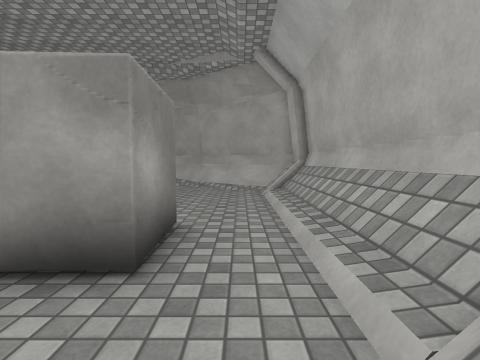
View 1 (above)

17 first-person views from a walk through a Unity game level. The camera is 1.2 m above the floor, tilts 4° down and sees 85° across. Doors are open. The floor is counted in squares, 1 m on a side. Each view is taken from the middle of a square. On the plan, view 1 faces up. The plan holds only what a view shows up to about 12 squares ahead; the rest is blank. The place goes on beyond the plan. The player character is not drawn. Surface patterns are stand-ins for the level's own textures.

View 2
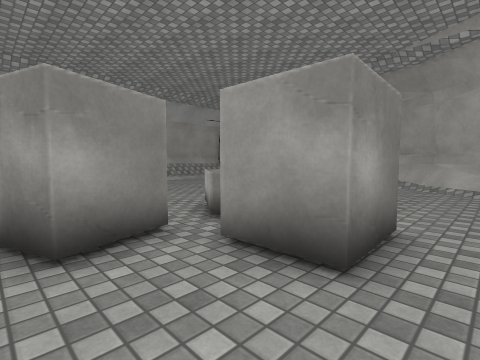

View 3
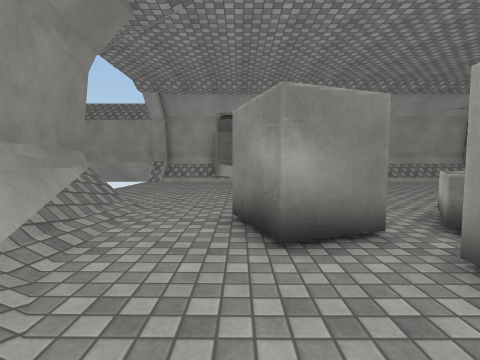

View 4
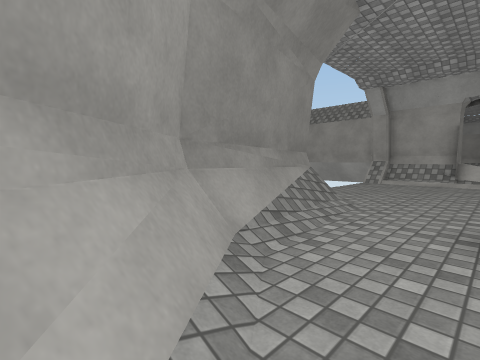

View 5
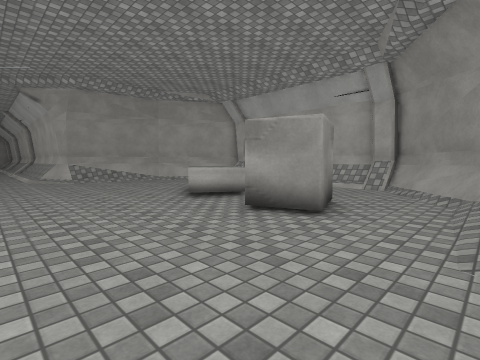

View 6
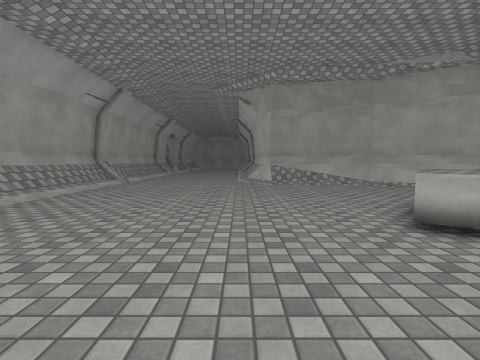

View 7
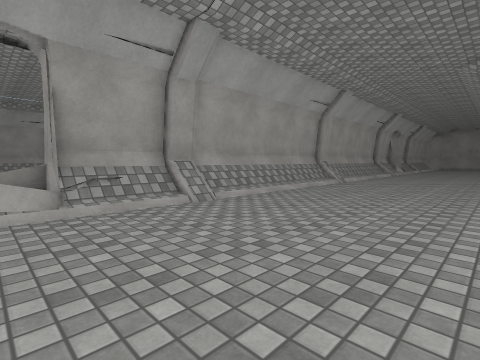

View 8
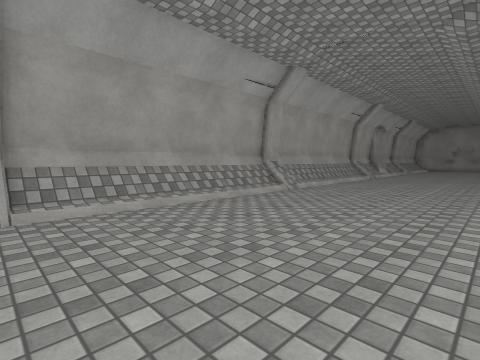

View 9
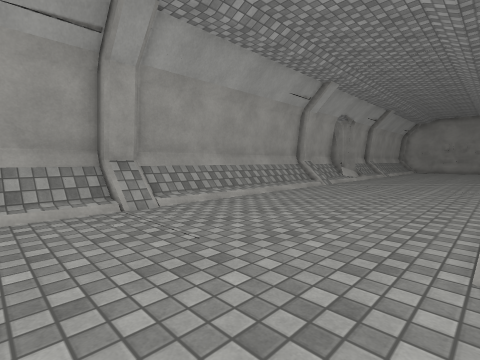

View 10
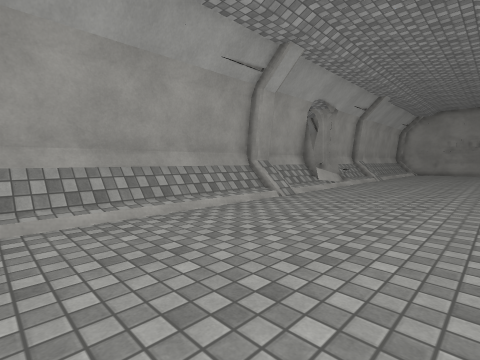

View 11
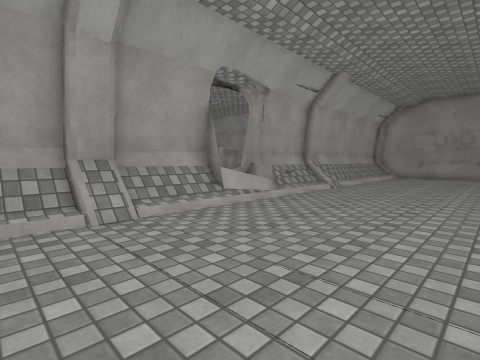

View 12
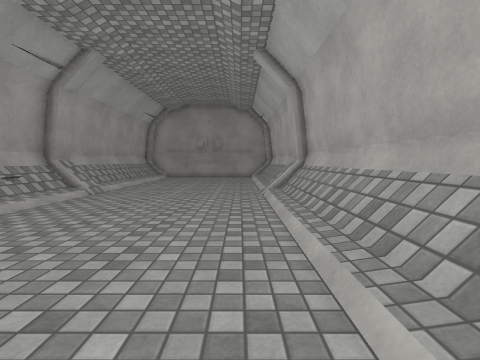

View 13
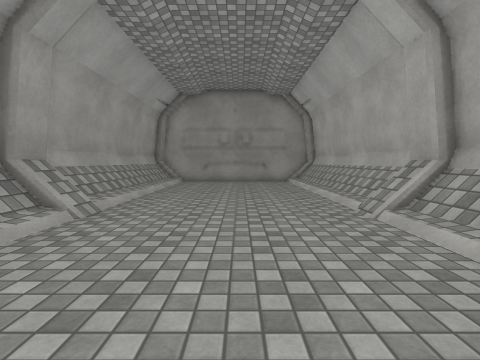

View 14
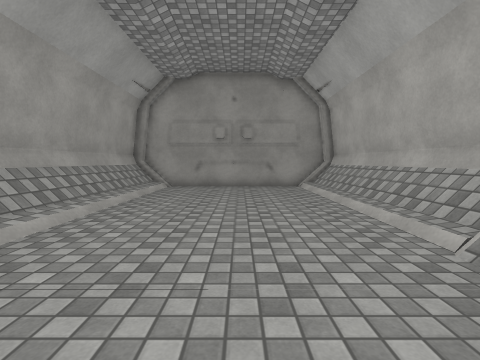

View 15
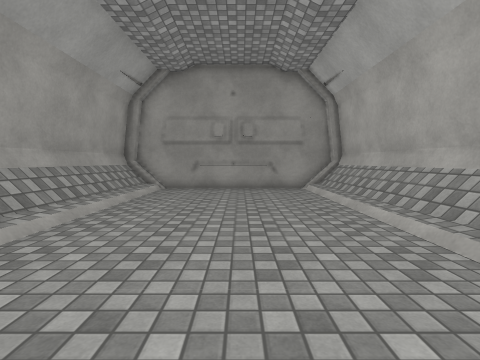

View 16
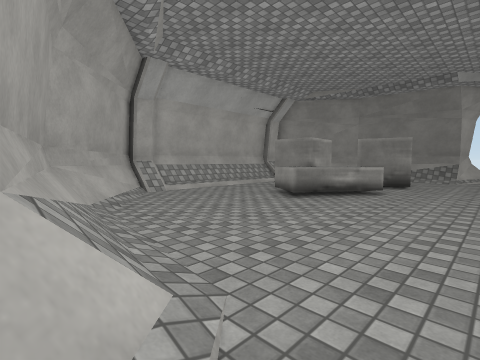

View 17
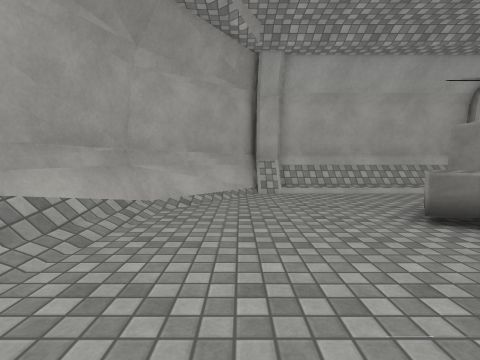

### Floor plan
Key: @ floor where view 1 was taken; # wall or solid block; . main floor; : floor 0.25 m higher than the main floor; / step, stairs or slope; D closed door; = window, fence, low wall or low ledge; ^ raised ledge.
Columns run from 17 left of view 1 to 2 right of it. Each row starts with its distance up from view 1.
 45 ##########
 44 #=......=#
 43 #=...... #
 42 #=...... #
 41 #=......
 40 #=......#
 39 #=......##
 38 #=......##
 37 #:......:#
 36 #/....../#
 35 #/....../#
 34 #/....../#
 33 #=......:#
 32 ##......##
 31 ##......##
 30 ##......#
 29 D#......#
 28 #=......#
 27 #=......##
 26 #=......#
 25 #/......
 24 #/......
 23 #=......
 22 #=......
 21 #=......
 20 #=......
 19 #=......
 18 #=......
 17 #:......:
 16 #/......:
 15 #/.......#####
 14 #/.......///#####
 13 #=.............=##
 12 #=............../##
 11 #=.............../##
 10 #=................/#
  9 #=................/#
  8 #=................##
  7 #:...........^^...#
  6 #/..........^^^...#
  5 #/.........^^^^#..#
  4 #/..........^^###.#
  3 #=............###.##
  2 ##..........##....##
  1 ##.........###..../#
  0 ##..........#....@##
 -1   ............../##
 -2   ............./##
 -3    .......///####
 -4     ..... #####
 -5      ...

Positions as (right, up) in squares from view 1, and headings:
1: (0, 0), facing up
2: (0, 0), facing up-left
3: (0, 0), facing left
4: (0, 0), facing down-left
5: (-11, -3), facing up-right
6: (-9, 0), facing up
7: (-9, 0), facing up-left
8: (-9, 5), facing up-left
9: (-9, 12), facing up-left
10: (-10, 17), facing up-left
11: (-10, 23), facing up-left
12: (-10, 25), facing up
13: (-12, 29), facing up
14: (-12, 32), facing up
15: (-12, 33), facing up
16: (-9, 15), facing down-right
17: (-9, 11), facing right
